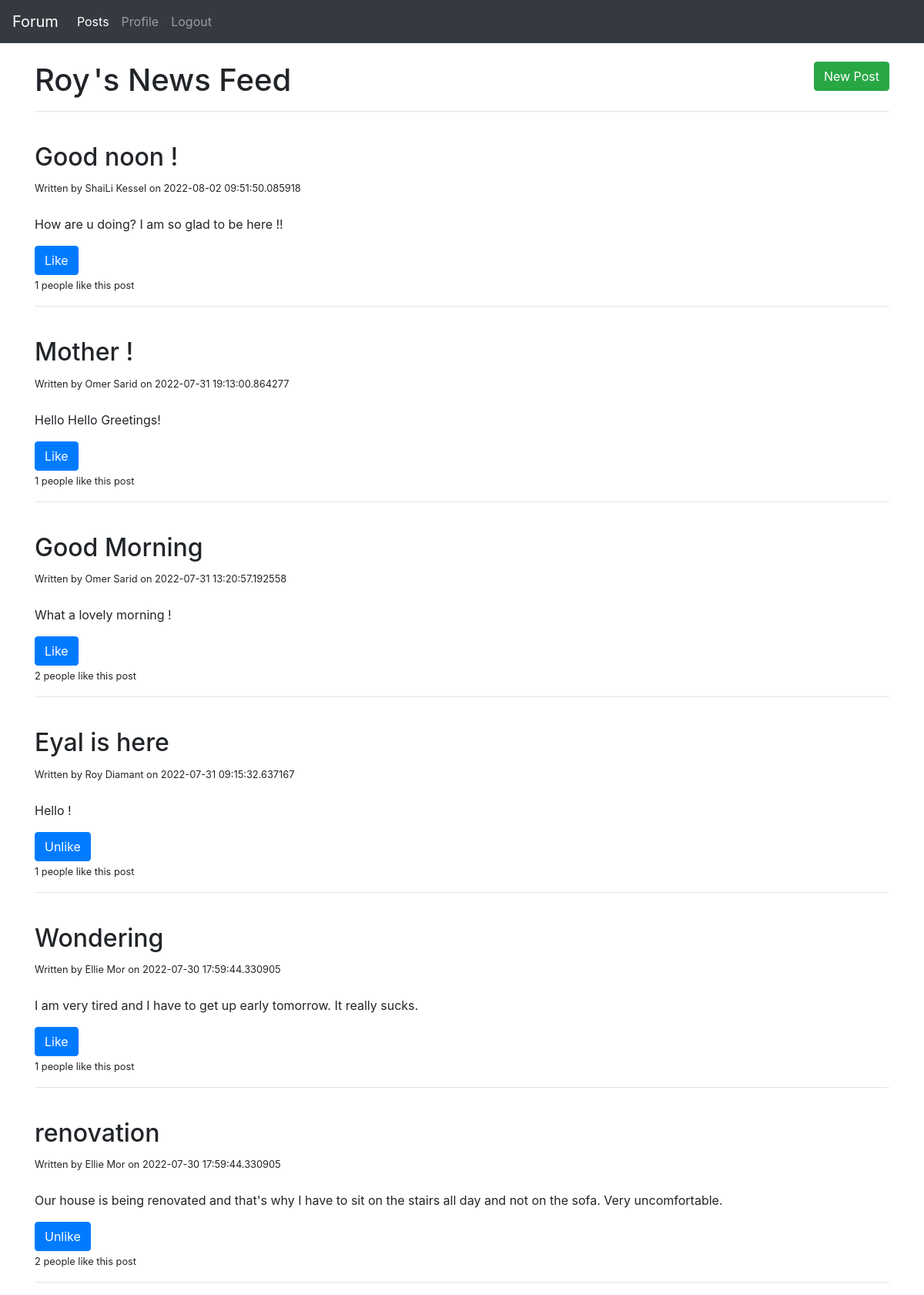
/posts/newsfeed/1, run on the app's committed database.
### web.py (models this page shows, shortened)
class User(db.Model):
    id = db.Column(db.Integer, primary_key=True)
    fname = db.Column(db.String(10), nullable=False)
    lname = db.Column(db.String(20), nullable=False)
    password = db.Column(db.String(20), nullable=False)
    date_birth = db.Column(db.String(30), nullable=False)
    email = db.Column(db.String(20))
    gender = db.Column(db.String(1), nullable=False)
    posts = db.relationship('BlogPost', backref='user')

class BlogPost(db.Model):
    id = db.Column(db.Integer, primary_key=True)
    title = db.Column(db.String(100), nullable=False)
    content = db.Column(db.Text, nullable=False)
    date_posted = db.Column(db.DateTime, nullable=False, default=datetime.utcnow())
    user_id = db.Column(db.Integer, db.ForeignKey(User.id), nullable=False)
    likes = db.relationship('Like', backref='blogpost')

### web.py (the view)
@app.route('/posts/newsfeed/<int:user_id>')
def posts(user_id):
    all_posts = BlogPost.query.order_by(BlogPost.date_posted.desc()).all()
    user = User.query.get(user_id)
    user_id_likes = []
    if User is not None:
        for post in BlogPost.query.all():
            for filtered_like in Like.query.filter_by(user_id=user_id):
                if filtered_like is not None and filtered_like.post_id == post.id:
                    user_id_likes.append(post.id)
    return render_template('posts.html', posts=all_posts, user=user, type=0, user_id_likes=user_id_likes)

### templates/posts.html (shortened to what this page needs)
{% extends "base.html" %}
{% block body %}
<br>
{% if user %}
<h1 style="display:inline">{{user.fname}}</h1>
{% else %}
<h1 style="display:inline">Guest</h1>
{% endif %}
{% if type == 0 %}
    <h1 style="display:inline">'s News Feed</h1>
{% else %}
    <h1 style="display:inline">'s Profile</h1>
{% endif %}
<a class="btn btn-success float-right" href="/posts/new/{{user.id}}">New Post</a>
<br>
<hr>
    {% for post in posts %}
        <br>
        <h2>{{ post['title'] }}</h2>
        <small> Written by {{ post.user.fname }} {{ post.user.lname}} on {{ post.date_posted }}</small>
        <br>
        <br>
        <p style="white-space:pre-wrap">{{ post['content'] }}</p>
        {% if not user %}
             <a class="btn btn-primary" href='/signup'>Like</a>
        {% else %}
        {% if not post.id in user_id_likes %}
            <a class="btn btn-primary" href='/posts/like/{{post.id}}/{{user.id}}'>Like</a>
        {% else %}
            <a class="btn btn-primary" href='/posts/like/{{post.id}}/{{user.id}}'>Unlike</a>
        {% endif %}
        {% endif %}
        <br>
        <small>{{ post.likes |length }} people like this post</small>
        <hr>
    {% endfor %}
{% endblock body %}

### data on the page
User: fname "Roy"
BlogPost: title "Good noon !", user.fname "ShaiLi", user.lname "Kessel", date_posted "2022-08-02 09:51:50.085918", content "How are u doing? I am so glad to be here !!", likes|length "1"
BlogPost: title "Mother !", user.fname "Omer", user.lname "Sarid", date_posted "2022-07-31 19:13:00.864277", content "Hello Hello Greetings!", likes|length "1"
BlogPost: title "Good Morning", user.fname "Omer", user.lname "Sarid", date_posted "2022-07-31 13:20:57.192558", content "What a lovely morning !", likes|length "2"
BlogPost: title "Eyal is here", user.fname "Roy", user.lname "Diamant", date_posted "2022-07-31 09:15:32.637167", content "Hello !", likes|length "1"
BlogPost: title "Wondering", user.fname "Ellie", user.lname "Mor", date_posted "2022-07-30 17:59:44.330905", content "I am very tired and I have to get up early tomorrow. It really sucks.", likes|length "1"
BlogPost: title "renovation", user.fname "Ellie", user.lname "Mor", date_posted "2022-07-30 17:59:44.330905", content "Our house is being renovated and that's why I have to sit on the stairs all day and not on the sofa. Very uncomfortable.", likes|length "2"
